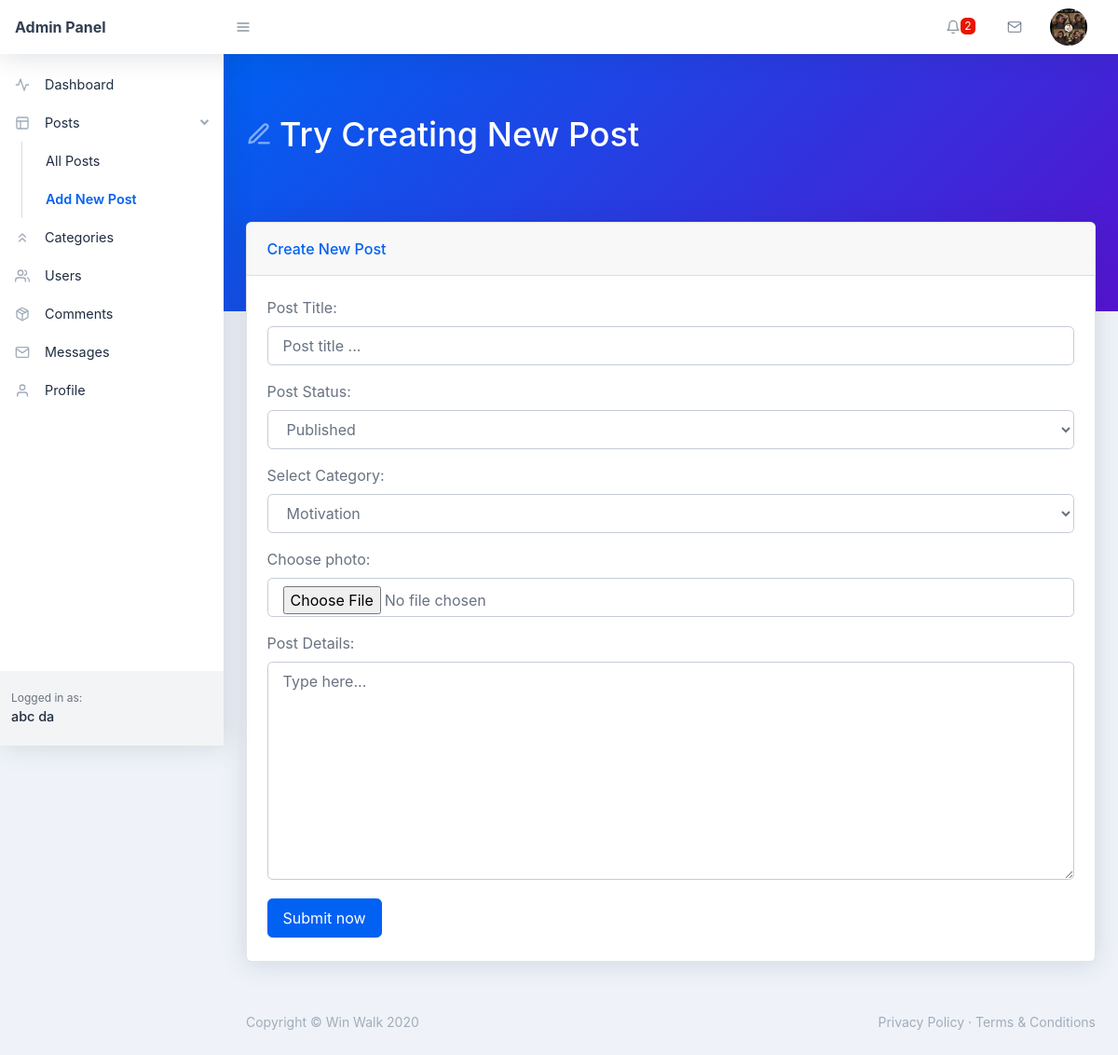
/backend/add-new.php (signed in), run on the app's committed database.
### tables this page shows
CREATE TABLE `users` (
  `user_id` int(11) NOT NULL,
  `user_name` varchar(255) NOT NULL,
  `user_nickname` varchar(255) NOT NULL,
  `user_email` varchar(255) NOT NULL,
  `user_password` varchar(255) NOT NULL,
  `user_photo` text NOT NULL,
  `registered_on` varchar(255) NOT NULL,
  `user_role` varchar(255) NOT NULL DEFAULT 'Subscriber'
);

### backend/add-new.php (the view, shortened to what this page needs)
<?php require_once('./includes/header.php'); ?>
    <body class="nav-fixed">
        <?php require_once('./includes/top-navbar.php'); ?>
        <div id="layoutSidenav">
            <div id="layoutSidenav_nav">
                <?php
                    $curr_page = basename(__FILE__);
                    require_once("./includes/left-sidebar.php");
                ?>
            </div>
            <div id="layoutSidenav_content">
                <main>
                    <div class="page-header pb-10 page-header-dark bg-gradient-primary-to-secondary">
                        <div class="container-fluid">
                            <div class="page-header-content">
                                <h1 class="page-header-title">
                                    <div class="page-header-icon"><i data-feather="edit-3"></i></div>
                                    <span>Try Creating New Post</span>
                                </h1>
                            </div>
                        </div>
                    </div>
                    <div class="container-fluid mt-n10">
                        <div class="card mb-4">
                            <div class="card-header">Create New Post</div>
                            <div class="card-body">
                                <form action="add-new.php" method="POST" enctype="multipart/form-data">
                                    <div class="form-group">
                                        <label for="post-title">Post Title:</label>
                                        <input name="post-title" class="form-control" id="post-title" type="text" placeholder="Post title ..." />
                                    </div>
                                    <div class="form-group">
                                        <label for="post-status">Post Status:</label>
                                        <select name="post-status" class="form-control" id="post-status">
                                            <option value="Published">Published</option>
                                        </select>
                                    </div>
                                    <div class="form-group">
                                        <label for="select-category">Select Category:</label>
                                        <select name="post-category" class="form-control" id="select-category">
                                            <?php
                                                $sql = "SELECT * FROM categories WHERE category_status = :status";
                                                $stmt = $pdo->prepare($sql);
                                                $stmt->execute([
                                                    ':status' => 'Published'
                                                ]);
                                                while($cats = $stmt->fetch(PDO::FETCH_ASSOC)) { ?>
                                                    <option value="<?php echo $cats['category_id']; ?>">
                                                        <?php echo $cats['category_name']; ?>
                                                    </option>
                                               <?php }
                                            ?>
                                        </select>
                                    </div>
                                    <div class="form-group">
                                        <label for="post-title">Choose photo:</label>
                                        <input name="post-photo" class="form-control" id="post-title" type="file" />
                                    </div>
                                    <div class="form-group">
                                        <label for="post-content">Post Details:</label>
                                        <textarea name="post-detail" class="form-control" placeholder="Type here..." id="post-content" rows="9"></textarea>
                                    </div>
                                    <button name="new-post" class="btn btn-primary mr-2 my-1" type="submit">Submit now</button>
                                </form>
                            </div>
                        </div>
                    </div>
                </main>
<?php require_once('./includes/footer.php'); ?>

### backend/includes/top-navbar.php (shortened to what this page needs)
<nav class="topnav navbar navbar-expand shadow navbar-light bg-white" id="sidenavAccordion">
    <a class="navbar-brand d-none d-sm-block" href="index.php">Admin Panel</a><button class="btn btn-icon btn-transparent-dark order-1 order-lg-0 mr-lg-2" id="sidebarToggle" href="#"><i data-feather="menu"></i></button>
    <ul class="navbar-nav align-items-center ml-auto">
        <?php
            $sql = "SELECT * FROM comments WHERE comment_state = :state";
            $stmt = $pdo->prepare($sql);
            $stmt->execute([
                ':state' => 0
            ]);
            $count_comment = $stmt->rowCount();
        ?>
        <li class="nav-item dropdown no-caret mr-3 dropdown-notifications">
            <a class="btn btn-icon btn-transparent-dark dropdown-toggle" id="navbarDropdownAlerts" href="comments.php" role="button" data-toggle="dropdown" aria-haspopup="true" aria-expanded="false">
                <i data-feather="bell"></i>
                <?php
                    if($count_comment != 0) { ?>
                        <span class="badge badge-red"><?php echo $count_comment; ?></span>
                   <?php }
                ?>
            </a>
        </li>
        <li class="nav-item dropdown no-caret mr-3 dropdown-notifications">
            <a class="btn btn-icon btn-transparent-dark dropdown-toggle" id="navbarDropdownMessages" href="#" role="button" data-toggle="dropdown" aria-haspopup="true" aria-expanded="false">
                <i data-feather="mail"></i>
            </a>
        </li>
        <?php
            if(isset($_COOKIE['_uid_'])) {
                $user_id = base64_decode($_COOKIE['_uid_']);
            } else if(isset($_SESSION['user_id'])) {
                $user_id = $_SESSION['user_id'];
            } else {
                $user_id = -1;
            }
            $sql = "SELECT * FROM users WHERE user_id = :id";
            $stmt = $pdo->prepare($sql);
            $stmt->execute([
                ':id' => $user_id
            ]);
            $user = $stmt->fetch(PDO::FETCH_ASSOC);
            $user_photo = $user['user_photo'];
        ?>
        <li class="nav-item dropdown no-caret mr-3 dropdown-user">
            <a class="btn btn-icon btn-transparent-dark dropdown-toggle" id="navbarDropdownUserImage" href="javascript:void(0);" role="button" data-toggle="dropdown" aria-haspopup="true" aria-expanded="false"><img class="img-fluid" src="./assets/img/<?php echo $user_photo; ?>"/></a>
        </li>
    </ul>
</nav>

### backend/includes/left-sidebar.php (shortened to what this page needs)
 <nav class="sidenav shadow-right sidenav-light">
        <div class="sidenav-menu">
            <div class="nav accordion" id="accordionSidenav">
                <?php
                    if ($curr_page == 'index.php') { ?>
                        <a class="nav-link collapsed pt-4 active" href="index.php">
                            <div class="nav-link-icon"><i data-feather="activity"></i></div>
                            Dashboard
                        </a>
                    <?php } else { ?>
                          <a class="nav-link collapsed pt-4 " href="index.php">
                            <div class="nav-link-icon"><i data-feather="activity"></i></div>
                            Dashboard
                        </a>
                    <?php }
                ?>
                <?php
                    if($curr_page == 'all-post.php' || $curr_page == 'new-page.php' || $curr_page == 'add-new.php' || $curr_page== 'edit-post.php') { ?>
                        <a class="nav-link" href="javascript:void(0);" data-toggle="collapse" data-target="#collapseLayouts" aria-expanded="true" aria-controls="collapseLayouts"><div class="nav-link-icon "><i data-feather="layout"></i></div>
                        Posts
                        <div class="sidenav-collapse-arrow"><i class="fas fa-angle-down"></i></div>
                        </a>
                        <div class="collapse show" id="collapseLayouts" data-parent="#accordionSidenav">
                            <nav class="sidenav-menu-nested nav accordion" id="accordionSidenavLayout">
                                <a class="nav-link" href="all-post.php">All Posts</a>
                                <a class="nav-link" href="add-new.php">Add New Post</a>
                            </nav>
                        </div>
                        <?php }
                ?>
                    <?php
                        if ($curr_page == 'new-category.php' || $curr_page == 'categories.php' || $curr_page == 'edit-category.php') { ?>
                            <a class="nav-link active" href="categories.php" ><div class="nav-link-icon"><i data-feather="chevrons-up"></i></div>
                        Categories
                    </a>
                      <?php  } else { ?>
                        <a class="nav-link " href="categories.php" ><div class="nav-link-icon"><i data-feather="chevrons-up"></i></div>
                        Categories
                    </a>
                      <?php }
                    ?>
                    <?php
                        if($curr_page == 'user-update.php' || $curr_page == 'new-user.php' || $curr_page == 'users.php') { ?>
                              <a class="nav-link active" href="users.php" ><div class="nav-link-icon"><i data-feather="users"></i></div>
                                Users
                                </a>
                        <?php } else { ?>
                              <a class="nav-link" href="users.php" ><div class="nav-link-icon"><i data-feather="users"></i></div>
                                    Users
                                </a>
                            <?php }
                    ?>
                    <a class="nav-link" href="comments.php" ><div class="nav-link-icon"><i data-feather="package"></i></div>
                        Comments
                    </a>
                    <?php
                        if($curr_page == 'messages.php' || $curr_page == 'reply.php' || $curr_page == 'users.php') { ?>
                             <a class="nav-link active" href="messages.php" ><div class="nav-link-icon"><i data-feather="mail"></i></div>
                        Messages
                    </a>
                        <?php } else { ?>
                             <a class="nav-link" href="messages.php" ><div class="nav-link-icon"><i data-feather="mail"></i></div>
                        Messages
                    </a>
                            <?php }
                    ?>
                    <a class="nav-link" href="profile.php" ><div class="nav-link-icon"><i data-feather="user"></i></div>
                        Profile
                    </a>
            </div>
        </div>
        <div class="sidenav-footer">
            <div class="sidenav-footer-content">
                <div class="sidenav-footer-subtitle">Logged in as:</div>
                 <?php
                    if(isset($_COOKIE['_uid_'])) {
                        $user_id = base64_decode($_COOKIE['_uid_']);
                    } else if(isset($_SESSION['user_id'])) {
                        $user_id = $_SESSION['user_id'];
                    } else {
                        $user_id = -1;
                    }
                    $sql = "SELECT * FROM users WHERE user_id = :id";
                    $stmt = $pdo->prepare($sql);
                    $stmt->execute([
                        ':id' => $user_id
                    ]);
                    $user = $stmt->fetch(PDO::FETCH_ASSOC);
                    $user_name = $user['user_name'];
                ?>
                <div class="sidenav-footer-title"><?php echo $user_name; ?></div>
            </div>
        </div>
</nav>

### data on the page
users: user_photo (picture), user_name "abc da"

### other printed values
$count_comment "2"
form field post-category "Motivation"
